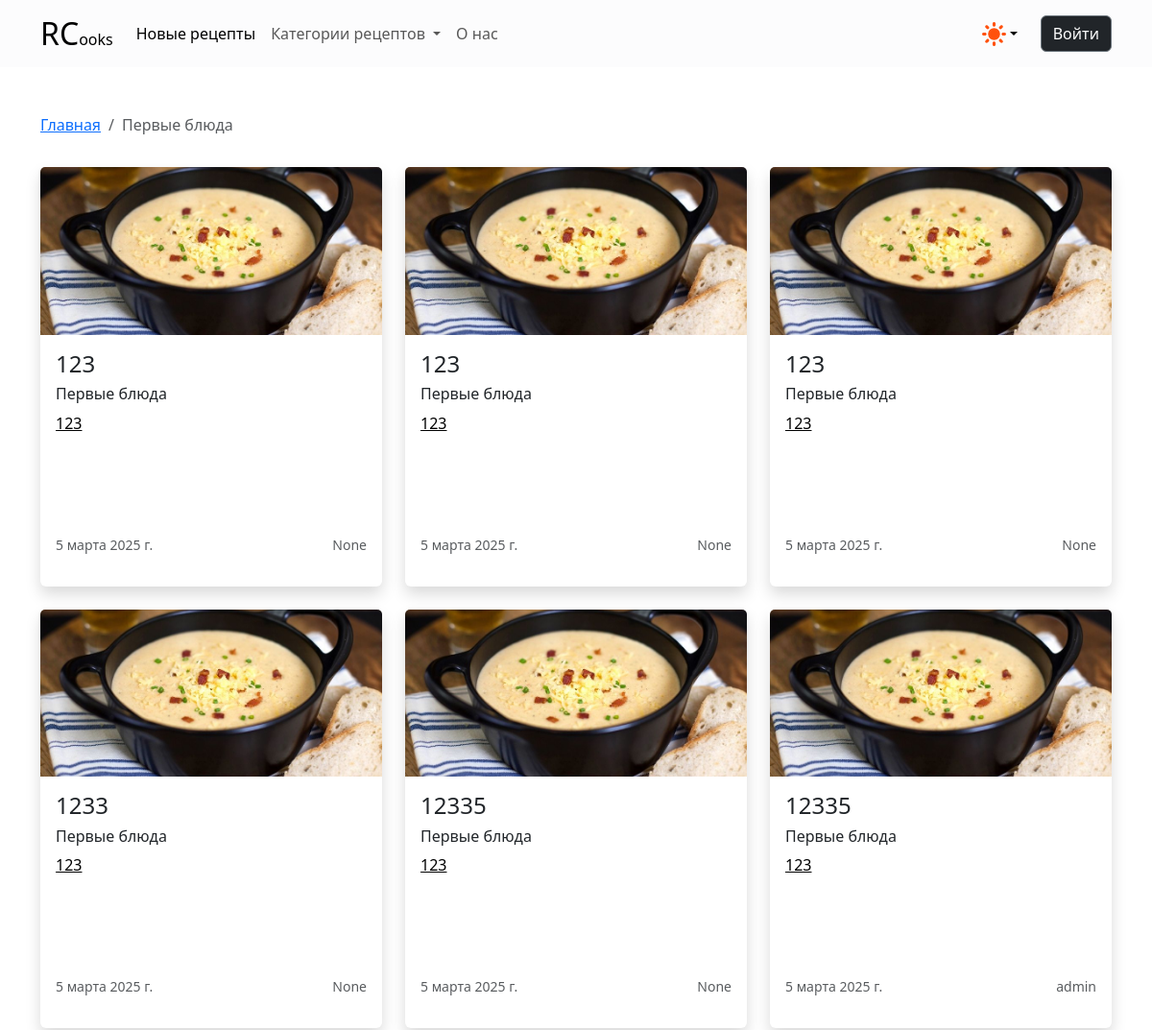
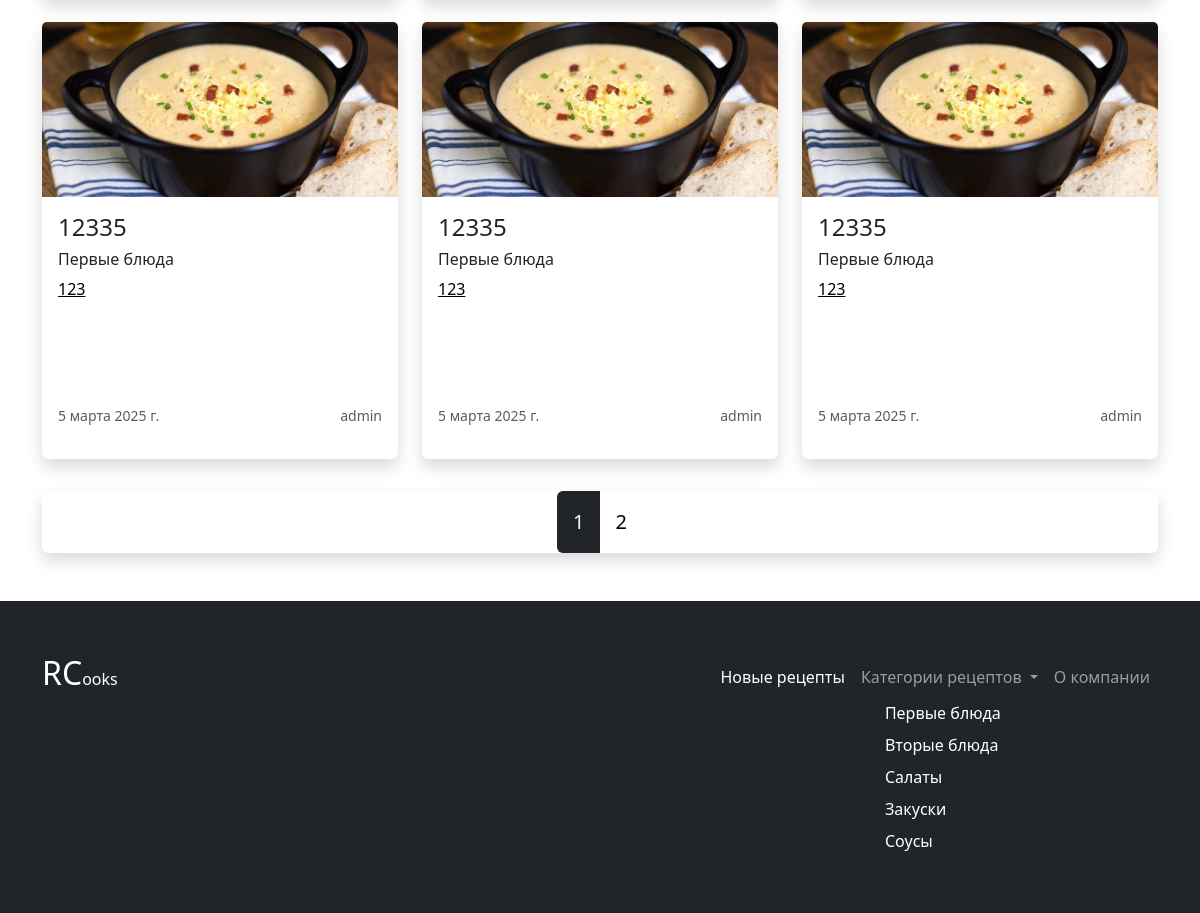
Page /category/1/ on the committed database (2 pictures, top to bottom).
### recipe_app/models.py (models this page shows, shortened)
class CategoryRecipe(models.Model):
    name = models.CharField(max_length=250, verbose_name='Название категории', blank=True, null=True)
    description = models.TextField(verbose_name='Описание категории', blank=True, null=True)
    picture = models.ImageField(verbose_name='Изображение', upload_to=get_upload_path_category, blank=True, null=True)
    is_deleted = models.BooleanField(default=False, verbose_name='Не отображать')
    def __str__(self):
        return self.name
    class Meta:
        verbose_name = 'Категория рецептов'
        verbose_name_plural = 'Категории рецептов'

class Recipe(models.Model):
    name = models.CharField(max_length=250, verbose_name='Название рецепта')
    description = RichTextUploadingField(verbose_name='Описание рецепта', blank=True, null=True)
    cooking_steps = models.TextField(verbose_name='Шаги приготовления', blank=True, null=True)
    cooking_time = models.TimeField(verbose_name='Время приготовления ', blank=True, null=True)
    picture = models.ImageField(verbose_name='Изображение', upload_to=get_upload_path)
    autor = models.ForeignKey(User, verbose_name='Пользователь', on_delete=models.CASCADE, blank=True, null=True)
    create_date = models.DateField(verbose_name='Дата создания', auto_now_add=True)
    category = models.ForeignKey(CategoryRecipe, verbose_name='Категория рецепта', on_delete=models.CASCADE)
    is_deleted = models.BooleanField(default=False, verbose_name='Не отображать')
    class Meta:
        verbose_name = 'Рецепт'
        verbose_name_plural = 'Рецепты'

### recipe_app/views.py (the view)
# urls.py: path('category/<int:category_id>/', category, name='category'),
def category(request, category_id):
    new_recipes = Recipe.objects.filter(category__id=category_id, is_deleted=False)
    category_name = CategoryRecipe.objects.get(id=category_id)
    paginator = Paginator(new_recipes, 9)  # Show 9 contacts per page.
    page_number = request.GET.get("page")
    new_recipes = paginator.get_page(page_number)
    return render(request, 'recipe_app/category_recipes.html',
                  {
                      'new_recipes': new_recipes,
                      'category_name': category_name,
                  })

### recipe/context_processors.py (called while the page is built, shortened)
def base(request):
    form_login_view = LoginForm(data=request.POST or None)
    category_recipes = CategoryRecipe.objects.filter(is_deleted=False)
    return {
        'category_recipes': category_recipes,
        'form_login_view': form_login_view,
    }

### recipe_app/templates/recipe_app/category_recipes.html
{% extends 'base.html' %}
{% load static %}
{% block content %}
<div class="container-fluid">
    <div class="container pb-5 pt-5">
        <nav aria-label="breadcrumb">
            <ol class="breadcrumb">
                <li class="breadcrumb-item"><a href="/">Главная</a></li>
                <li class="breadcrumb-item active" aria-current="page">{{category_name}}</li>
            </ol>
        </nav>
        {% include 'recipe_app/card_recipe_template.html' %}
        {% include 'recipe_app/pagination_recipe.html' %}
    </div>
</div>
{% endblock %}

### templates/base.html (shortened to what this page needs)
<!doctype html>
<html lang="ru-ru">
{% load static %}
<head>
    {% include '_css.html' %}
</head>
<body>
<header style="height:70px" class="bg-light-subtle">
    <div class="container d-flex align-items-center justify-content-between" style="height:70px">
        <nav class="navbar navbar-expand-lg bg-body-tertiary w-100 bg-light-subtle" style="height:70px">
            <div class="collapse navbar-collapse text-black" id="navbarSupportedContent">
                <a class="navbar-brand fs-2" href="/">
                    RC<small class="fs-6">ooks</small>
                </a>
                <ul class="navbar-nav me-auto mb-2 mb-lg-0">
                    <li class="nav-item">
                        <a class="nav-link active" href="/new_recipe/">Новые рецепты</a>
                    </li>
                    <li class="nav-item dropdown">
                        <a class="nav-link dropdown-toggle" href="#" role="button" data-bs-toggle="dropdown"
                           aria-expanded="false">
                            Категории рецептов
                        </a>
                    </li>
                    <li class="nav-item">
                        <a class="nav-link" href="/about">О нас</a>
                    </li>
                </ul>
                <li class="nav-item dropdown" style="list-style-type: none; margin-right: 1rem;">
                    <button class="btn btn-link nav-link py-2 px-0 px-lg-2 dropdown-toggle d-flex align-items-center"
                            id="bd-theme" type="button" aria-expanded="false" data-bs-toggle="dropdown"
                            data-bs-display="static" aria-label="Toggle theme (auto)">
                        <img rel="shortcut icon" src="{% static 'svg/theme/sun.svg' %}" width="25px"
                             height="25px" class="theme-icon-active" href="#sun-fill">
                    </button>
                </li>
                {% if request.user.is_anonymous %}
                <a class="btn btn-dark" href="/signin" role="button">Войти</a>
                {% endif %}
            </div>
        </nav>
    </div>
</header>
<main class="content-wrapper" style="min-height: calc(100vh - 70px);">
    <div class="container-fluid" style="padding:0px;">
        {% block content %}
        {% endblock %}
    </div>
</main>
<footer style="height: 100%;" class="bg-dark pb-5 pt-5">
    <div class="container">
        <div class="row">
            <div class="col-3">
                <a class="navbar-brand fs-2 text-white" href="/">
                    RC<small class="fs-6">ooks</small>
                </a>
            </div>
            <div class="col-9 d-flex flex-row-reverse">
                <nav class="navbar bg-dark bg-body navbar-expand-lg text-white"
                     data-bs-theme="dark">
                    <div class="collapse navbar-collapse" id="navbarSupportedContent">
                        <ul class="navbar-nav me-auto mb-2 mb-lg-0">
                            <li class="nav-item">
                                <a class="nav-link active" href="/new_recipe/">Новые рецепты</a>
                            </li>
                            <li class="nav-item dropdown">
                                <a class="nav-link dropdown-toggle" href="/category_all/"
                                   aria-expanded="false">
                                    Категории рецептов
                                </a>
                                <ul class="lh-lg">
                                    {% for category in category_recipes %}
                                    <a class="dropdown-item" href="/category/{{ category.pk }}/">{{category.name }}</a>
                                    {% endfor %}
                                </ul>
                            </li>
                            <li class="nav-item">
                                <a class="nav-link">О компании</a>
                            </li>
                        </ul>
                    </div>
                </nav>
            </div>
        </div>
    </div>
</footer>
</body>
</html>

### templates/_css.html
{% load static %}
<link rel="stylesheet" href="{% static 'css/bootstrap/bootstrap.css' %}">
<link rel="stylesheet" href="{% static 'css/style.css' %}">

### recipe_app/templates/recipe_app/card_recipe_template.html
<div class="row row-cols-1 row-cols-md-2 row-cols-lg-2 row-cols-xl-3 g-4 pb-3 pt-3">
    {% for recipe in new_recipes %}
    <div class="col">
        <div class="card shadow h-100 border-0">
            <div class="h-25" style="min-height: 40%">
                <img src="/media/{{ recipe.picture }}" class="card-img-top h-100" alt="..."
                     style="object-fit: cover;">
            </div>
            <div class="card-body d-flex justify-content-between flex-column h-100">
                <div>
                    <h4 class="card-title">{{ recipe.name }}</h4>
                    <h6 class="card-title">{{ recipe.category.name }}</h6>
                    <p class="card-text mb-3" style="text-align: justify;">
                        <a href="/category/{{ recipe.category.pk }}/recipe/{{ recipe.pk }}/"
                           class="link-body-emphasis">
                            {{ recipe.description|safe|truncatechars_html:100 }}
                        </a>
                    </p>
                </div>
                <div class="w-100 d-flex justify-content-between">
                    <p class="card-text">
                        <small class="text-body-secondary">
                            {{ recipe.create_date }}
                        </small>
                    </p>
                    <p class="card-text"><small class="text-body-secondary">{{ recipe.autor }} </small></p>
                </div>
            </div>
        </div>
    </div>
    {% endfor %}
</div>

### recipe_app/templates/recipe_app/pagination_recipe.html (shortened to what this page needs)
<div class="card shadow border-0 mt-3">
    <div class="d-flex justify-content-center">
        <ul class="pagination custom_pagination justify-content-center flex-wrap m-0">
            {% for i in page_range|default_if_none:new_recipes.paginator.get_elided_page_range %}
            {% if new_recipes.number == i %}
            <li class="active page-item"><span class="active_page_item fs-5 p-3 page-link">{{ i }} </span>
            </li>
            {% else %}
            {% if i == cards_subcategory.paginator.ELLIPSIS %}
            <li class="page-item"><span class="p-3 page-link fs-5">{{ i }}</span></li>
            {% else %}
            <li class="page-item"><a class="p-3 page-link fs-5" href="?page={{ i }}">{{ i }}</a></li>
            {% endif %}
            {% endif %}
            {% endfor %}
        </ul>
    </div>
</div>

### templates/_scripts.html (shortened to what this page needs)
{% load static %}

### static/css/style.css (style rules this page uses)
.page-link { z-index: 3; color: var(--bs-emphasis-color); border: 0 solid black; }
.active > .page-link { z-index: 3; color: var(--bs-light); background-color: var(--bs-dark); border-radius: 0; }
.btn-dark { border: 1px solid var(--bs-secondary) }

### rows in the picture
CategoryRecipe: name "Первые блюда"
Recipe: picture (picture), name "123", category.name "Первые блюда", description "123", create_date "5 марта 2025 г.", autor "None"
Recipe: picture (picture), name "123", category.name "Первые блюда", description "123", create_date "5 марта 2025 г.", autor "None"
Recipe: picture (picture), name "123", category.name "Первые блюда", description "123", create_date "5 марта 2025 г.", autor "None"
Recipe: picture (picture), name "1233", category.name "Первые блюда", description "123", create_date "5 марта 2025 г.", autor "None"
Recipe: picture (picture), name "12335", category.name "Первые блюда", description "123", create_date "5 марта 2025 г.", autor "None"
Recipe: picture (picture), name "12335", category.name "Первые блюда", description "123", create_date "5 марта 2025 г.", autor "admin"
Recipe: picture (picture), name "12335", category.name "Первые блюда", description "123", create_date "5 марта 2025 г.", autor "admin"
Recipe: picture (picture), name "12335", category.name "Первые блюда", description "123", create_date "5 марта 2025 г.", autor "admin"
Recipe: picture (picture), name "12335", category.name "Первые блюда", description "123", create_date "5 марта 2025 г.", autor "admin"
CategoryRecipe: name "Вторые блюда"
CategoryRecipe: name "Салаты"
CategoryRecipe: name "Закуски"
CategoryRecipe: name "Соусы"

### other values in the picture
{{ i }} "1"
{{ i }} "2"
